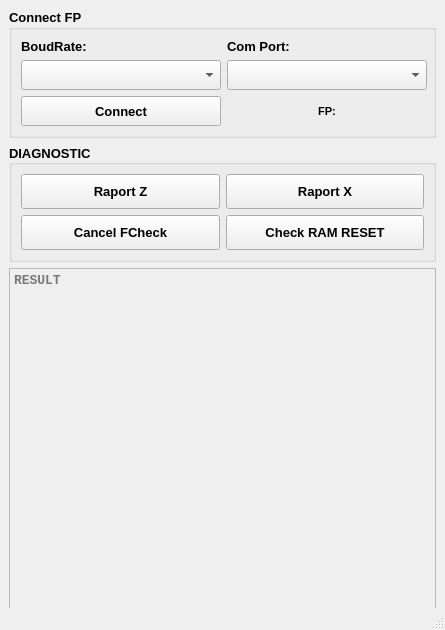
<?xml version="1.0" encoding="UTF-8"?>
<ui version="4.0">
 <class>FPDiagnostic</class>
 <widget class="QMainWindow" name="FPDiagnostic">
  <property name="geometry">
   <rect>
    <x>0</x>
    <y>0</y>
    <width>445</width>
    <height>630</height>
   </rect>
  </property>
  <property name="minimumSize">
   <size>
    <width>445</width>
    <height>630</height>
   </size>
  </property>
  <property name="maximumSize">
   <size>
    <width>445</width>
    <height>963</height>
   </size>
  </property>
  <property name="windowTitle">
   <string>FP Diagnostic</string>
  </property>
  <property name="windowIcon">
   <iconset>
    <normaloff>../ico.ico</normaloff>../ico.ico</iconset>
  </property>
  <widget class="QWidget" name="centralwidget">
   <layout class="QVBoxLayout" name="verticalLayout">
    <item>
     <widget class="QGroupBox" name="gb_conn">
      <property name="palette">
       <palette>
        <active>
         <colorrole role="ToolTipBase">
          <brush brushstyle="SolidPattern">
           <color alpha="255">
            <red>170</red>
            <green>255</green>
            <blue>127</blue>
           </color>
          </brush>
         </colorrole>
        </active>
        <inactive>
         <colorrole role="ToolTipBase">
          <brush brushstyle="SolidPattern">
           <color alpha="255">
            <red>170</red>
            <green>255</green>
            <blue>127</blue>
           </color>
          </brush>
         </colorrole>
        </inactive>
        <disabled>
         <colorrole role="ToolTipBase">
          <brush brushstyle="SolidPattern">
           <color alpha="255">
            <red>170</red>
            <green>255</green>
            <blue>127</blue>
           </color>
          </brush>
         </colorrole>
        </disabled>
       </palette>
      </property>
      <property name="font">
       <font>
        <pointsize>10</pointsize>
        <weight>75</weight>
        <bold>true</bold>
       </font>
      </property>
      <property name="styleSheet">
       <string notr="true"/>
      </property>
      <property name="title">
       <string>Connect FP</string>
      </property>
      <layout class="QFormLayout" name="formLayout">
       <item row="0" column="0">
        <widget class="QLabel" name="lb_boudrate">
         <property name="font">
          <font>
           <pointsize>10</pointsize>
          </font>
         </property>
         <property name="text">
          <string>BoudRate:</string>
         </property>
        </widget>
       </item>
       <item row="0" column="1">
        <widget class="QLabel" name="lb_comport">
         <property name="font">
          <font>
           <pointsize>10</pointsize>
          </font>
         </property>
         <property name="text">
          <string>Com Port:</string>
         </property>
        </widget>
       </item>
       <item row="1" column="0">
        <widget class="QComboBox" name="cb_boud_rate">
         <property name="minimumSize">
          <size>
           <width>200</width>
           <height>30</height>
          </size>
         </property>
         <property name="maximumSize">
          <size>
           <width>16777215</width>
           <height>16777215</height>
          </size>
         </property>
        </widget>
       </item>
       <item row="1" column="1">
        <widget class="QComboBox" name="cb_comport">
         <property name="minimumSize">
          <size>
           <width>200</width>
           <height>30</height>
          </size>
         </property>
         <property name="maximumSize">
          <size>
           <width>16777215</width>
           <height>16777215</height>
          </size>
         </property>
        </widget>
       </item>
       <item row="2" column="0">
        <widget class="QPushButton" name="bt_conn">
         <property name="minimumSize">
          <size>
           <width>200</width>
           <height>30</height>
          </size>
         </property>
         <property name="layoutDirection">
          <enum>Qt::LeftToRight</enum>
         </property>
         <property name="text">
          <string>Connect</string>
         </property>
        </widget>
       </item>
       <item row="2" column="1">
        <widget class="QLabel" name="fp_activ">
         <property name="minimumSize">
          <size>
           <width>200</width>
           <height>30</height>
          </size>
         </property>
         <property name="maximumSize">
          <size>
           <width>16777215</width>
           <height>16777215</height>
          </size>
         </property>
         <property name="font">
          <font>
           <pointsize>8</pointsize>
          </font>
         </property>
         <property name="text">
          <string>FP:</string>
         </property>
         <property name="alignment">
          <set>Qt::AlignCenter</set>
         </property>
        </widget>
       </item>
      </layout>
     </widget>
    </item>
    <item>
     <widget class="QGroupBox" name="gb_diagnostic">
      <property name="palette">
       <palette>
        <active>
         <colorrole role="ToolTipBase">
          <brush brushstyle="SolidPattern">
           <color alpha="255">
            <red>170</red>
            <green>255</green>
            <blue>127</blue>
           </color>
          </brush>
         </colorrole>
        </active>
        <inactive>
         <colorrole role="ToolTipBase">
          <brush brushstyle="SolidPattern">
           <color alpha="255">
            <red>170</red>
            <green>255</green>
            <blue>127</blue>
           </color>
          </brush>
         </colorrole>
        </inactive>
        <disabled>
         <colorrole role="ToolTipBase">
          <brush brushstyle="SolidPattern">
           <color alpha="255">
            <red>170</red>
            <green>255</green>
            <blue>127</blue>
           </color>
          </brush>
         </colorrole>
        </disabled>
       </palette>
      </property>
      <property name="font">
       <font>
        <pointsize>10</pointsize>
        <weight>75</weight>
        <bold>true</bold>
       </font>
      </property>
      <property name="title">
       <string>DIAGNOSTIC</string>
      </property>
      <property name="alignment">
       <set>Qt::AlignLeading|Qt::AlignLeft|Qt::AlignVCenter</set>
      </property>
      <layout class="QGridLayout" name="gridLayout">
       <item row="0" column="0">
        <widget class="QPushButton" name="bt_rep_z">
         <property name="minimumSize">
          <size>
           <width>0</width>
           <height>35</height>
          </size>
         </property>
         <property name="layoutDirection">
          <enum>Qt::LeftToRight</enum>
         </property>
         <property name="text">
          <string>Raport Z</string>
         </property>
        </widget>
       </item>
       <item row="0" column="1">
        <widget class="QPushButton" name="bt_rep_x">
         <property name="minimumSize">
          <size>
           <width>0</width>
           <height>35</height>
          </size>
         </property>
         <property name="layoutDirection">
          <enum>Qt::LeftToRight</enum>
         </property>
         <property name="text">
          <string>Raport X</string>
         </property>
        </widget>
       </item>
       <item row="1" column="1">
        <widget class="QPushButton" name="bt_ram_reset">
         <property name="minimumSize">
          <size>
           <width>0</width>
           <height>35</height>
          </size>
         </property>
         <property name="layoutDirection">
          <enum>Qt::LeftToRight</enum>
         </property>
         <property name="text">
          <string>Check RAM RESET</string>
         </property>
        </widget>
       </item>
       <item row="1" column="0">
        <widget class="QPushButton" name="bt_cancel_fc">
         <property name="minimumSize">
          <size>
           <width>0</width>
           <height>35</height>
          </size>
         </property>
         <property name="layoutDirection">
          <enum>Qt::LeftToRight</enum>
         </property>
         <property name="text">
          <string>Cancel FCheck</string>
         </property>
        </widget>
       </item>
       <item row="3" column="0" colspan="2">
        <spacer name="verticalSpacer">
         <property name="orientation">
          <enum>Qt::Vertical</enum>
         </property>
         <property name="sizeHint" stdset="0">
          <size>
           <width>20</width>
           <height>40</height>
          </size>
         </property>
        </spacer>
       </item>
      </layout>
     </widget>
    </item>
    <item>
     <widget class="QTextBrowser" name="txb_result">
      <property name="enabled">
       <bool>false</bool>
      </property>
      <property name="minimumSize">
       <size>
        <width>0</width>
        <height>650</height>
       </size>
      </property>
      <property name="font">
       <font>
        <family>Consolas</family>
        <pointsize>10</pointsize>
        <weight>75</weight>
        <bold>true</bold>
       </font>
      </property>
      <property name="placeholderText">
       <string>RESULT</string>
      </property>
     </widget>
    </item>
   </layout>
  </widget>
  <widget class="QMenuBar" name="menubar">
   <property name="geometry">
    <rect>
     <x>0</x>
     <y>0</y>
     <width>445</width>
     <height>21</height>
    </rect>
   </property>
  </widget>
  <widget class="QStatusBar" name="statusbar"/>
 </widget>
 <resources/>
 <connections/>
</ui>
